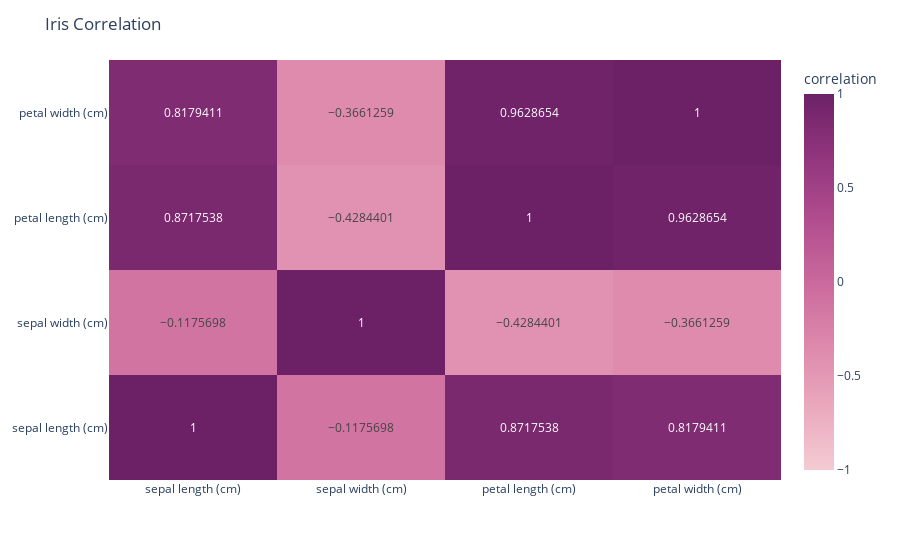

Notebook cell for this chart:
### Code cell
# Making a correlation heatmap

corr_matrix = df.corr()

fig = px.imshow(corr_matrix,
                labels = dict(color="correlation"),
                x = list(corr_matrix.columns),
                y = list(corr_matrix.index),
                color_continuous_scale=px.colors.sequential.Magenta,
                zmin = -1, zmax = 1,
                text_auto = True,
                aspect='auto',
                origin = "lower")
fig.update_layout(title="Iris Correlation")
fig.show()

### Figure 1 — Plotly figure (JSON) as saved in the notebook; plotly's stock layout.template omitted (floating-point values rounded to 4 significant figures)
{"data": [{"coloraxis": "coloraxis", "hovertemplate": "x: %{x}<br>y: %{y}<br>correlation: %{z}<extra></extra>", "name": "0", "texttemplate": "%{z}", "type": "heatmap", "x": ["sepal length (cm)", "sepal width (cm)", "petal length (cm)", "petal width (cm)"], "xaxis": "x", "y": ["sepal length (cm)", "sepal width (cm)", "petal length (cm)", "petal width (cm)"], "yaxis": "y", "z": [[1, -0.1176, 0.8718, 0.8179], [-0.1176, 1, -0.4284, -0.3661], [0.8718, -0.4284, 1, 0.9629], [0.8179, -0.3661, 0.9629, 1]]}], "layout": {"coloraxis": {"cmax": 1, "cmin": -1, "colorbar": {"title": {"text": "correlation"}}, "colorscale": [[0, "rgb(243, 203, 211)"], [0.1667, "rgb(234, 169, 189)"], [0.3333, "rgb(221, 136, 172)"], [0.5, "rgb(202, 105, 157)"], [0.6667, "rgb(177, 77, 142)"], [0.8333, "rgb(145, 53, 125)"], [1, "rgb(108, 33, 103)"]]}, "margin": {"t": 60}, "title": {"text": "Iris Correlation"}, "xaxis": {"anchor": "y", "domain": [0, 1]}, "yaxis": {"anchor": "x", "autorange": true, "domain": [0, 1]}}}
